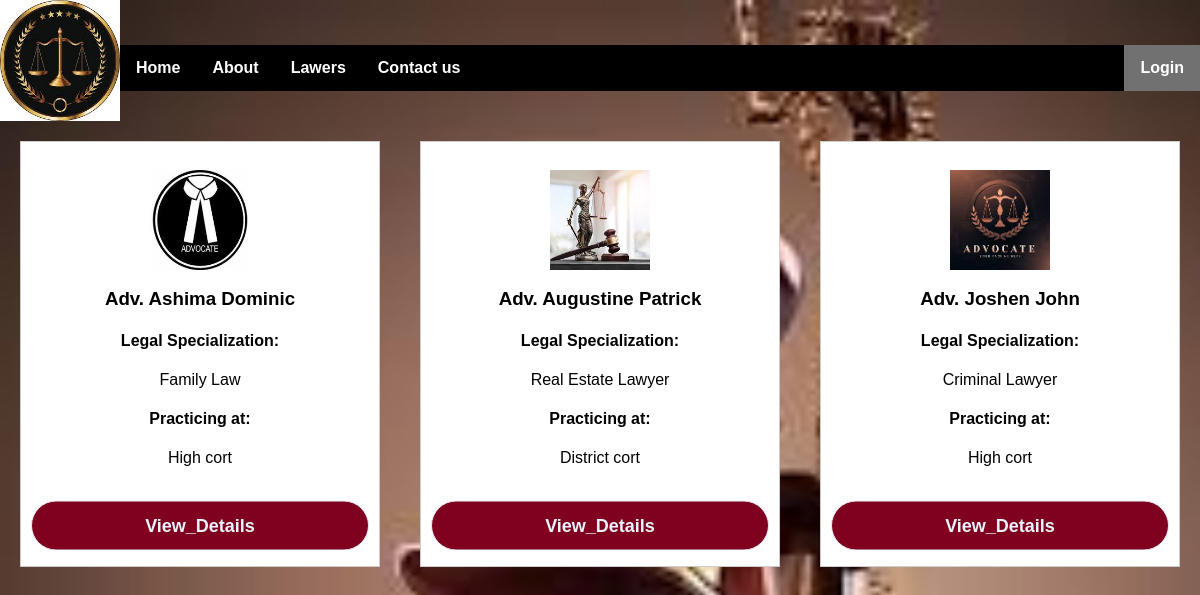
/clawer.php, run on the app's committed database.
### tables this page shows
CREATE TABLE `lawers` (
  `id` int(11) NOT NULL,
  `first_name` varchar(255) NOT NULL,
  `last_name` varchar(255) NOT NULL,
  `email` varchar(255) NOT NULL,
  `phone_number` varchar(20) NOT NULL,
  `bar_number` varchar(50) NOT NULL,
  `password` varchar(50) NOT NULL,
  `specialization` varchar(255) DEFAULT NULL,
  `education` varchar(255) DEFAULT NULL,
  `experience` varchar(255) DEFAULT NULL,
  `Practicing_at` varchar(33) DEFAULT NULL,
  `consultation_time` varchar(255) DEFAULT NULL,
  `location` varchar(255) DEFAULT NULL,
  `bio` text DEFAULT NULL,
  `profile_picture` varchar(255) DEFAULT NULL,
  `status` varchar(50) NOT NULL DEFAULT 'Deactivate'
);

### clawer.php (the view, shortened to what this page needs)
<?php
include 'db.php';
$sql = "SELECT * FROM `lawers`";
$result = $con->query($sql);
?>
<!DOCTYPE html>
<html lang="en" dir="ltr">
<head>
    <link rel="stylesheet" href="style.css">
    <link rel="stylesheet" href="main.css">
    <link rel="stylesheet" href="view.css">
</head>
<body>
    <header>
        <img src="logo.jpg" width="10%" height="20%">
        <ul class="nav">
            <li><a href="homes.php">Home</a></li>
            <li><a href="about.php">About</a></li>
            <li><a href="lawer.php">Lawers</a></li>
            <li><a href="condact.php">Contact us</a></li>
            <li style="float:right"><a href="login.php" class="active">Login</a></li>
        </ul>
    </header>
    <div class="lawer">
        <?php while ($row = $result->fetch_assoc()) { ?>
            <div class="lawyer-card">
                <form action="ldetails.php" method="post" enctype="multipart/form-data">
                <center>
                    <br>
                    <img src="<?php echo 'imgs/' . $row['profile_picture']; ?>" width="100" height="100" alt="Profile Picture">
                </center>
                <h3>Adv. <?php echo $row['first_name'] . ' ' . $row['last_name']; ?></h3>
                <h4>Legal Specialization:</h4> <p><?php echo $row['specialization']; ?></p>
                <h4>Practicing at: </h4><p><?php echo $row['Practicing_at']; ?></p>
                    <input type="submit" name="View_Details" value="View_Details"><br><br>
                </form>
            </div>
        <?php } ?>
    </div>
</body>
</html>

### style.css (style rules this page uses)
body { margin: 0; background: url("8.jpg"); overflow: hidden; background-size: cover; font-family: Arial, sans-serif; }
input { padding: 10px; width: 100%; box-sizing: border-box; border: 1px solid #ccc; border-radius: 5px; margin-top: 5px; font-size: 16px; }
input[type="submit"] { width: 100%; height: 50px; transform: translateY(25%); border: 1px solid; background: #800020; border-radius: 25px; font-size: 18px; color: #e9f4fb; font-weight: 700; cursor: pointer; outline: none; }

### main.css (style rules this page uses)
.nav { margin-top:50; }
ul { list-style-type: none; margin: 0; padding: 0; overflow: hidden; background-color:black; width:90%; float: right; }
li { float: left; position: sticky; position: -webkit-sticky; display: inline; }
li a { display:block; color: white; text-align: center; padding: 14px 16px; text-decoration: none; font-weight:900; }
.active { background-color: #86de47; float:right; }
* { box-sizing: border-box }
body { font-family: Verdana, sans-serif; margin:0; background: url("8.jpg"); background-repeat: no-repeat; background-size: cover; }
img { vertical-align: middle; }
.active, .dot:hover { background-color: #717171; }

### clawer.php (style rules this page uses)
.nav { margin-top: 45px; }
body { overflow: scroll; }
.lawer { display: flex; flex-wrap: wrap; justify-content: space-around; max-width: 1200px; margin: 0 auto; }
.lawyer-card { width: 30%; margin: 20px; padding: 10px; border: 1px solid #ccc; text-align: center; background: white; }

### data on the page
lawers: profile_picture (picture), first_name "Ashima", last_name "Dominic", specialization "Family Law", Practicing_at "High cort"
lawers: profile_picture (picture), first_name "Augustine", last_name "Patrick", specialization "Real Estate Lawyer", Practicing_at "District cort"
lawers: profile_picture (picture), first_name "Joshen", last_name "John", specialization "Criminal Lawyer", Practicing_at "High cort"
